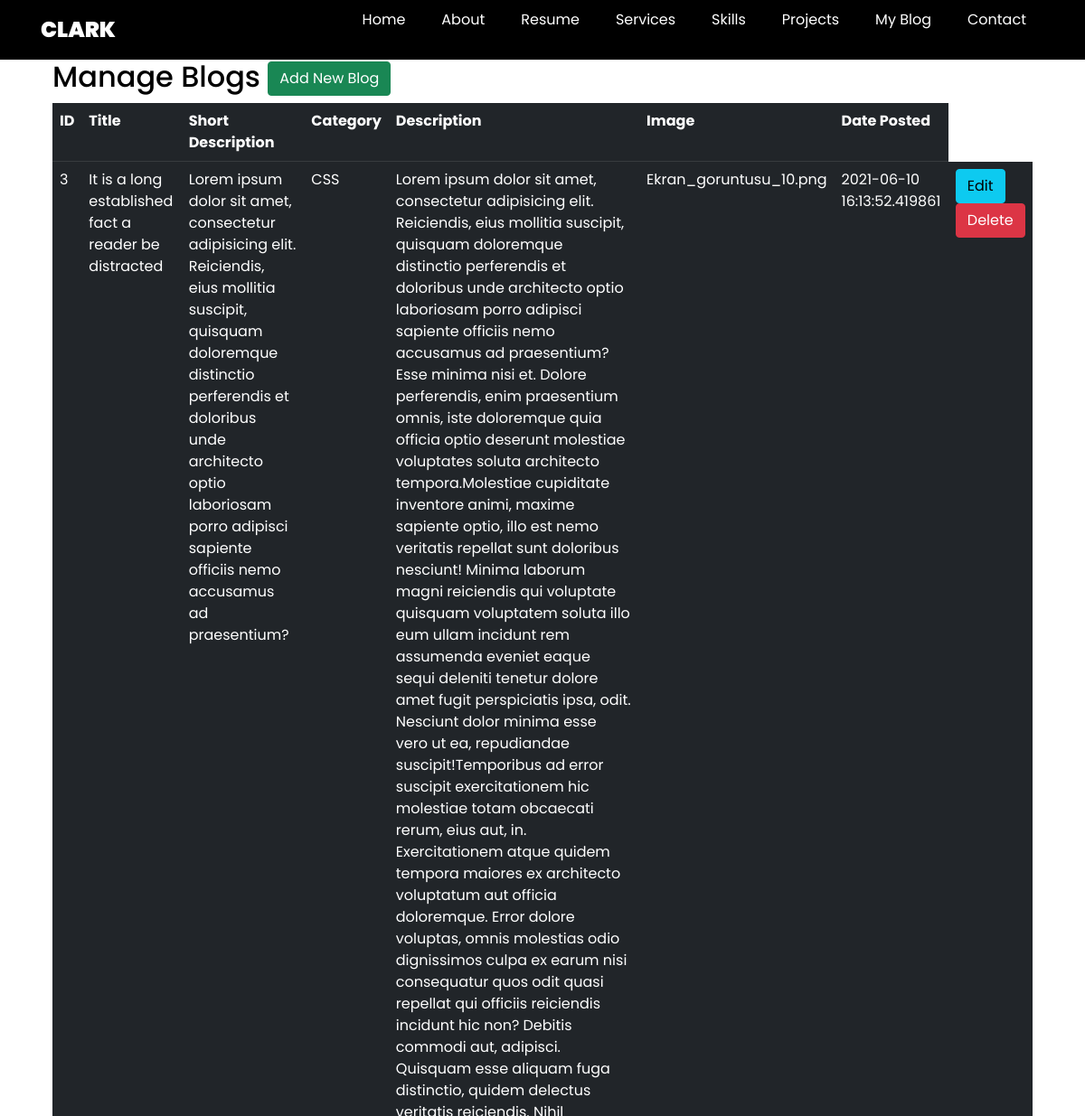
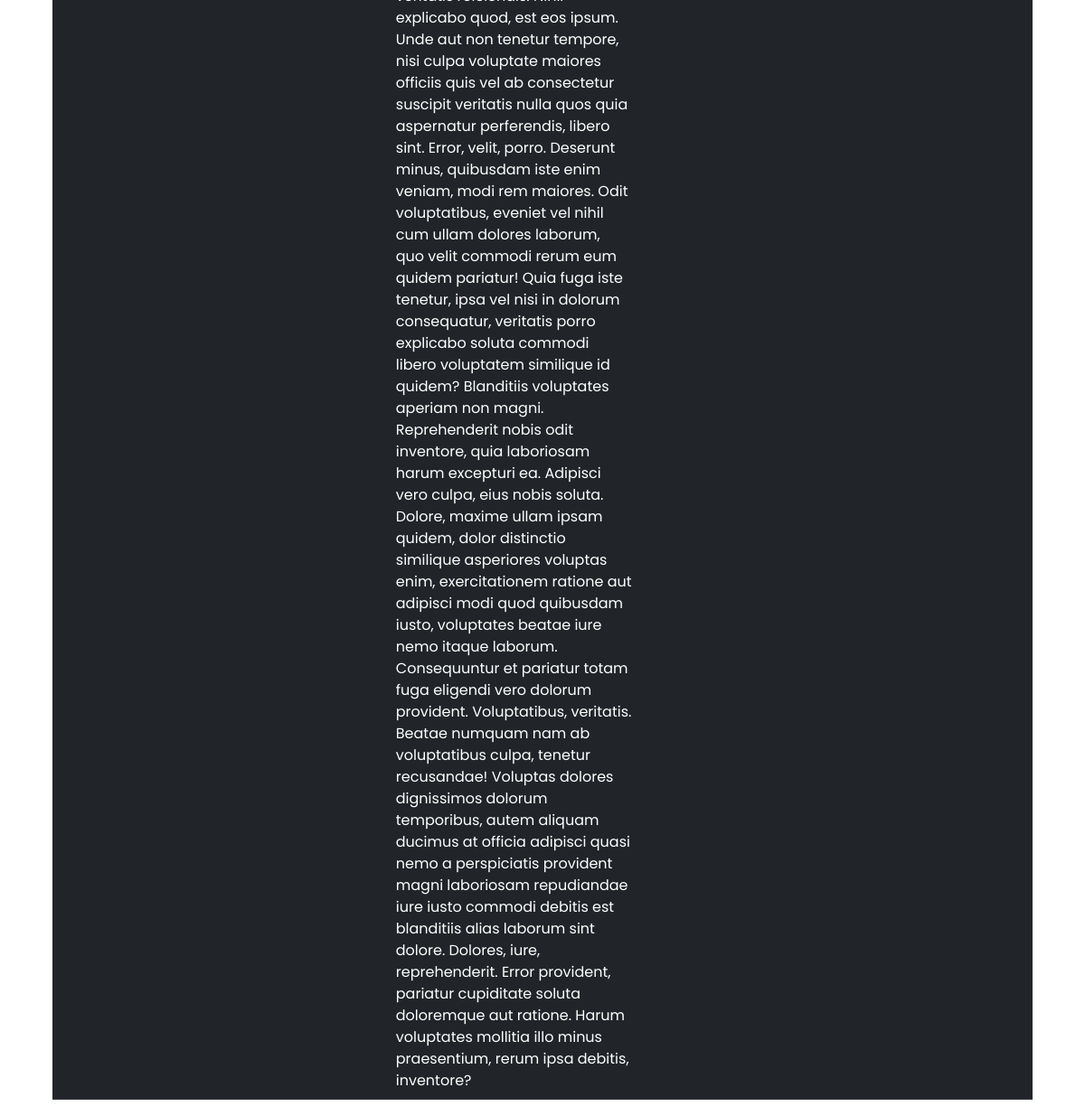
Before: /admin-blog-list with the older database file (2 pictures, top to bottom).
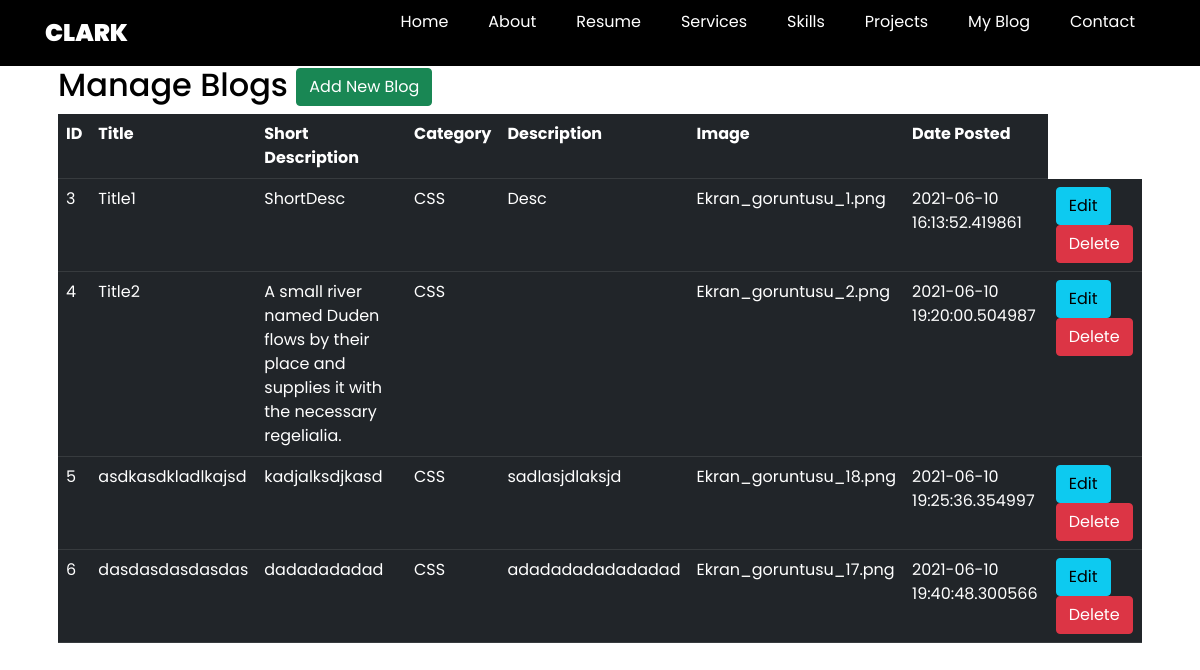
After: the same page with the newer database file.
### PortfolioProject/models.py (models this page shows, shortened)
class Blog(db.Model):
    __tablename__ = 'blog'
    id = db.Column(db.Integer, primary_key=True)
    title = db.Column(db.String(100), nullable=False)
    date_posted = db.Column(db.DateTime, default=datetime.utcnow)
    short_description = db.Column(db.String(100), nullable=False)
    description = db.Column(db.Text, nullable=False)
    image = db.Column(db.String(20), default='uploads/default.jpeg')
    category = db.Column(db.Integer, db.ForeignKey('blogcategory.id'), nullable=False)

class BlogCategory(db.Model):
    __tablename__ = 'blogcategory'
    id = db.Column(db.Integer, primary_key=True)
    title = db.Column(db.String(100), nullable=False)
    category = db.relationship(Blog, backref='blogcategories', lazy=True, cascade='all,delete')

### PortfolioProject/controlers.py (the view)
@app.route('/admin-blog-list')
def blog_list():
    blogs = Blog.query.all()
    return render_template('admin/blog-list.html', blogs=blogs)

### PortfolioProject/templates/admin/blog-list.html
{% extends 'admin/base.html' %} {% block content %}
<div class="container" style="position: relative; top: 50px;">
    <div class="row">
        <div class="col md-12">
            <div class="jumbotron p-3">
                <h2>Manage Blogs
                    <a href="{{url_for('blog_add')}}"> <button type="button" class="btn btn-success float-right" data-toggle="modal" data-target="#mymodal">Add New Blog</button></a>
                </h2>
                <table class="table table-hover table-dark">
                    <tr>
                        <th>ID</th>
                        <th>Title</th>
                        <th>Short Description</th>
                        <th>Category</th>
                        <th>Description</th>
                        <th>Image</th>
                        <th>Date Posted</th>
                    </tr>
                    {% for blog in blogs %}
                    <tr>
                        <td>{{blog.id}}</td>
                        <td>{{blog.title}}</td>
                        <td>{{blog.short_description}}</td>
                        <td>{{blog.blogcategories.title}}</td>
                        <td>{{blog.description}}</td>
                        <td>{{blog.image}}</td>
                        <td>{{blog.date_posted}}</td>
                        <td>
                            <a href="{{url_for('blog_edit', id=blog.id)}}" class="btn btn-info btn-xs">Edit</a>
                            <a href="{{url_for('blog_delete', id=blog.id)}}" class="btn btn-danger btn-xs" onclick="return confirm('Are You Sure To Delete?')">Delete</a>
                        </td>
                    </tr>
                    {% endfor %}
                </table>
            </div>
        </div>
    </div>
</div>
{% endblock %}

### PortfolioProject/templates/admin/base.html (shortened to what this page needs)
<!DOCTYPE html>
<html lang="en">
<head>
    <link rel="stylesheet" href="https://cdnjs.cloudflare.com/ajax/libs/font-awesome/5.15.3/css/all.min.css" />
    <link rel="stylesheet" href="{{url_for('static', filename = 'css/style.css')}}">
    <link rel="stylesheet" href="https://cdn.jsdelivr.net/npm/bootstrap@5.0.1/dist/css/bootstrap.min.css">
</head>
<body>
    {% include 'admin/includes/navbar.html' %} {% block content %} {% endblock %}
</body>
</html>

### PortfolioProject/templates/admin/includes/navbar.html (shortened to what this page needs)
<!DOCTYPE html>
<html lang="en">
<head>
    <link rel="stylesheet" href="https://cdnjs.cloudflare.com/ajax/libs/font-awesome/5.15.3/css/all.min.css" />
    <link rel="stylesheet" href="{{url_for('static', filename = 'css/style.css')}}">
</head>
<body style="background-color: white; color: black;">
    <header>
        <div class="head " style="position:relative;">
            <div class="header">
                <div class="header-nav">
                    <div class="header-logo">
                        <a href="#index.html">Clark</a>
                    </div>
                    <div class="header-list">
                        <ul>
                            <a href="">
                                <li>Home</li>
                        </a>
                        <a href="#about"  class="smooth">
                            <li class="smooth">About</li>
                        </a>
                        <a href="#resume"  class="smooth">
                            <li class="smooth">Resume</li>
                        </a>
                        <a href="#services"  class="smooth">
                            <li class="smooth">Services</li>
                        </a>
                        <a href="#skils"  class="smooth">
                            <li class="smooth">Skills</li>
                        </a>
                        <a href="{{url_for ('blog_list')}}"  class="smooth">
                            <li class="smooth">Projects</li>
                        </a>
                        <a href="#blog"  class="smooth">
                            <li class="smooth">My Blog</li>
                        </a>
                        <a href="#contact"  class="smooth">
                            <li class="smooth">Contact</li>
                        </a>
                    </ul>
                    </div>
                </div>
            </div>
    </header>
</body>
</html>

### PortfolioProject/static/css/style.css (style rules this page uses)
* { box-sizing: border-box; margin: 0; font-family: 'Poppins', sans-serif; background-color: transparent; }
body { background-color: black; color: white; }
a { text-decoration: none; color: #fff; }
header { background-color: black; width: 100%; }
.header { background-color: #000000; position: fixed; z-index: 1; display: flex; justify-content: center; width: 100%; height: 66px; }
.header .header-nav { display: flex; }
.header .header-nav .header-logo { width: 10%; height: 100%; display: flex; justify-content: flex-start; margin: 0; }
.header .header-nav .header-logo a { padding-top: .7rem; padding-bottom: .7rem; margin: 0 16px 0 0; font-weight: 900; font-size: 24px; line-height: 43.2px; text-transform: uppercase; color: #fff; }
.header .header-nav .header-list { display: inline-block; width: 90%; min-width: 1011px; height: 52px; display: flex; align-items: center; justify-content: flex-end; font-size: 16px; font-weight: 400; line-height: 28.8px; }
.header .header-nav .header-list ul { display: flex; list-style: none; }
.header .header-nav .header-list a { position: relative; }
.header .header-nav .header-list li { font-size: 16px; padding-top: 1.3rem; padding-bottom: 0.7rem; padding-left: 20px; padding-right: 20px; color: #fff; }
.footer .footer-container a, li { font-size: 16px; line-height: 28.8px; font-weight: 400; color: rgba(255, 255, 255, .7); }

Changed rows visible on the page:
changed Blog id 3: title "It is a long established fact a reader be distracted" → "Title1"; short_description "Lorem ipsum dolor sit amet, consectetur adipisicing elit. Reiciendis, eius mollitia suscipit, quisquam doloremque distinctio perferendis et doloribus unde architecto optio laboriosam porro adipisci sapiente officiis nemo accusamus ad praesentium?" → "ShortDesc"; description "Lorem ipsum dolor sit amet, consectetur adipisicing elit. Reiciendis, eius mollitia suscipit, quisquam doloremque distinctio perferendis et doloribus unde architecto optio laboriosam porro adipisci sapiente officiis nemo accusamus ad praesentium? Esse minima nisi et. Dolore perferendis, enim praesentium omnis, iste doloremque quia officia optio deserunt molestiae voluptates soluta architecto tempora.Molestiae cupiditate inventore animi, maxime sapiente optio, illo est nemo veritatis repellat sunt doloribus nesciunt! Minima laborum magni reiciendis qui voluptate quisquam voluptatem soluta illo eum ullam incidunt rem assumenda eveniet eaque sequi deleniti tenetur dolore amet fugit…" → "Desc"; image "Ekran_goruntusu_10.png" → "Ekran_goruntusu_1.png"
added Blog: id "4", title "Title2", short_description "A small river named Duden flows by their place and supplies it with the necessary regelialia.", blogcategories "CSS", image "Ekran_goruntusu_2.png", date_posted "2021-06-10 19:20:00.504987"
added Blog: id "5", title "asdkasdkladlkajsd", short_description "kadjalksdjkasd", blogcategories "CSS", description "sadlasjdlaksjd", image "Ekran_goruntusu_18.png", date_posted "2021-06-10 19:25:36.354997"
added Blog: id "6", title "dasdasdasdasdas", short_description "dadadadadad", blogcategories "CSS", description "adadadadadadadad", image "Ekran_goruntusu_17.png", date_posted "2021-06-10 19:40:48.300566"
